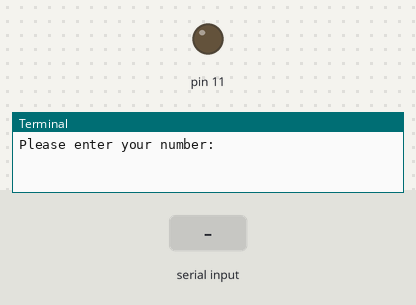
Recording of a program running on a simulated Raspberry Pi (header pin numbers). Parts: output pins drawn as LEDs (lit = HIGH), the last lines printed to the terminal. Dashed ring = blinking. The inputs (shaded band) are chosen by the test bench.

Above: at 1.2 s.
1.3 s: "5" typed at the terminal, then Enter
At 1.6 s:
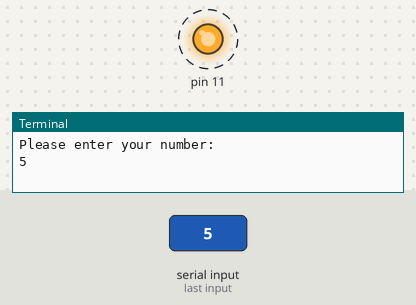
4.3 s: "Y" typed at the terminal, then Enter
7.3 s: "90" typed at the terminal, then Enter
At 7.7 s:
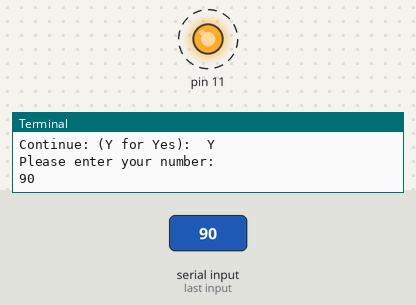
Timing chart, 0 to 16.3 s (numbered marks = the images above; inputs shaded):
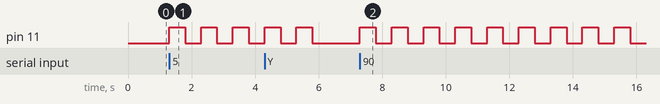

The program:

LED.py
```python
import RPi.GPIO as GPIO
import time
GPIO.setmode(GPIO.BOARD)
GPIO.setup(11,GPIO.OUT)
ON=True
OFF=False
cont='Y'
while cont=='Y':
        x=int(input('Please enter your number: '))
        if x>0:
                for i in range(x):
                        GPIO.output(11,ON)
                        time.sleep(.5)
                        GPIO.output(11,OFF)
                        time.sleep(.5)
                cont=input('Continue: (Y for Yes):  ')
GPIO.cleanup()
```

Measured:
- after the input at 1.3 s, pin 11: alternates HIGH for 0.50 s and LOW for 0.50 s, starting at once
- after the input at 7.3 s, pin 11: alternates HIGH for 0.50 s and LOW for 0.50 s, starting at once
